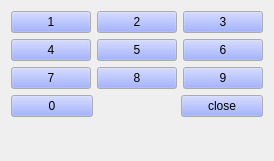
  <widget class="QWidget" name="layoutWidget_1">
   <property name="geometry">
    <rect>
     <x>293</x>
     <y>0</y>
     <width>111</width>
     <height>161</height>
    </rect>
   </property>
   <layout class="QVBoxLayout" name="verticalLayout">
    <item>
     <layout class="QGridLayout" name="gridLayout">
      <item row="2" column="2">
       <widget class="QPushButton" name="panelButton_9">
        <property name="sizePolicy">
         <sizepolicy hsizetype="Expanding" vsizetype="Expanding">
          <horstretch>0</horstretch>
          <verstretch>0</verstretch>
         </sizepolicy>
        </property>
        <property name="minimumSize">
         <size>
          <width>0</width>
          <height>0</height>
         </size>
        </property>
        <property name="palette">
         <palette>
          <active>
           <colorrole role="Button">
            <brush brushstyle="SolidPattern">
             <color alpha="255">
              <red>131</red>
              <green>150</green>
              <blue>255</blue>
             </color>
            </brush>
           </colorrole>
           <colorrole role="Shadow">
            <brush brushstyle="SolidPattern">
             <color alpha="255">
              <red>170</red>
              <green>2</green>
              <blue>4</blue>
             </color>
            </brush>
           </colorrole>
          </active>
          <inactive>
           <colorrole role="Button">
            <brush brushstyle="SolidPattern">
             <color alpha="255">
              <red>131</red>
              <green>150</green>
              <blue>255</blue>
             </color>
            </brush>
           </colorrole>
           <colorrole role="Shadow">
            <brush brushstyle="SolidPattern">
             <color alpha="255">
              <red>170</red>
              <green>2</green>
              <blue>4</blue>
             </color>
            </brush>
           </colorrole>
          </inactive>
          <disabled>
           <colorrole role="Button">
            <brush brushstyle="SolidPattern">
             <color alpha="255">
              <red>131</red>
              <green>150</green>
              <blue>255</blue>
             </color>
            </brush>
           </colorrole>
           <colorrole role="Shadow">
            <brush brushstyle="SolidPattern">
             <color alpha="255">
              <red>170</red>
              <green>2</green>
              <blue>4</blue>
             </color>
            </brush>
           </colorrole>
          </disabled>
         </palette>
        </property>
        <property name="focusPolicy">
         <enum>Qt::NoFocus</enum>
        </property>
        <property name="text">
         <string>9</string>
        </property>
        <property name="checkable">
         <bool>false</bool>
        </property>
        <property name="lylbuttonValue" stdset="0">
         <number>57</number>
        </property>
       </widget>
      </item>
      <item row="1" column="0">
       <widget class="QPushButton" name="panelButton_4">
        <property name="sizePolicy">
         <sizepolicy hsizetype="Expanding" vsizetype="Expanding">
          <horstretch>0</horstretch>
          <verstretch>0</verstretch>
         </sizepolicy>
        </property>
        <property name="minimumSize">
         <size>
          <width>0</width>
          <height>0</height>
         </size>
        </property>
        <property name="palette">
         <palette>
          <active>
           <colorrole role="Button">
            <brush brushstyle="SolidPattern">
             <color alpha="255">
              <red>131</red>
              <green>150</green>
              <blue>255</blue>
             </color>
            </brush>
           </colorrole>
           <colorrole role="Shadow">
            <brush brushstyle="SolidPattern">
             <color alpha="255">
              <red>170</red>
              <green>2</green>
              <blue>4</blue>
             </color>
            </brush>
           </colorrole>
          </active>
          <inactive>
           <colorrole role="Button">
            <brush brushstyle="SolidPattern">
             <color alpha="255">
              <red>131</red>
              <green>150</green>
              <blue>255</blue>
             </color>
            </brush>
           </colorrole>
           <colorrole role="Shadow">
            <brush brushstyle="SolidPattern">
             <color alpha="255">
              <red>170</red>
              <green>2</green>
              <blue>4</blue>
             </color>
            </brush>
           </colorrole>
          </inactive>
          <disabled>
           <colorrole role="Button">
            <brush brushstyle="SolidPattern">
             <color alpha="255">
              <red>131</red>
              <green>150</green>
              <blue>255</blue>
             </color>
            </brush>
           </colorrole>
           <colorrole role="Shadow">
            <brush brushstyle="SolidPattern">
             <color alpha="255">
              <red>170</red>
              <green>2</green>
              <blue>4</blue>
             </color>
            </brush>
           </colorrole>
          </disabled>
         </palette>
        </property>
        <property name="focusPolicy">
         <enum>Qt::NoFocus</enum>
        </property>
        <property name="text">
         <string>4</string>
        </property>
        <property name="checkable">
         <bool>false</bool>
        </property>
        <property name="lylbuttonValue" stdset="0">
         <number>52</number>
        </property>
       </widget>
      </item>
      <item row="1" column="1">
       <widget class="QPushButton" name="panelButton_5">
        <property name="sizePolicy">
         <sizepolicy hsizetype="Expanding" vsizetype="Expanding">
          <horstretch>0</horstretch>
          <verstretch>0</verstretch>
         </sizepolicy>
        </property>
        <property name="minimumSize">
         <size>
          <width>0</width>
          <height>0</height>
         </size>
        </property>
        <property name="palette">
         <palette>
          <active>
           <colorrole role="Button">
            <brush brushstyle="SolidPattern">
             <color alpha="255">
              <red>131</red>
              <green>150</green>
              <blue>255</blue>
             </color>
            </brush>
           </colorrole>
           <colorrole role="Shadow">
            <brush brushstyle="SolidPattern">
             <color alpha="255">
              <red>170</red>
              <green>2</green>
              <blue>4</blue>
             </color>
            </brush>
           </colorrole>
          </active>
          <inactive>
           <colorrole role="Button">
            <brush brushstyle="SolidPattern">
             <color alpha="255">
              <red>131</red>
              <green>150</green>
              <blue>255</blue>
             </color>
            </brush>
           </colorrole>
           <colorrole role="Shadow">
            <brush brushstyle="SolidPattern">
             <color alpha="255">
              <red>170</red>
              <green>2</green>
              <blue>4</blue>
             </color>
            </brush>
           </colorrole>
          </inactive>
          <disabled>
           <colorrole role="Button">
            <brush brushstyle="SolidPattern">
             <color alpha="255">
              <red>131</red>
              <green>150</green>
              <blue>255</blue>
             </color>
            </brush>
           </colorrole>
           <colorrole role="Shadow">
            <brush brushstyle="SolidPattern">
             <color alpha="255">
              <red>170</red>
              <green>2</green>
              <blue>4</blue>
             </color>
            </brush>
           </colorrole>
          </disabled>
         </palette>
        </property>
        <property name="focusPolicy">
         <enum>Qt::NoFocus</enum>
        </property>
        <property name="text">
         <string>5</string>
        </property>
        <property name="checkable">
         <bool>false</bool>
        </property>
        <property name="lylbuttonValue" stdset="0">
         <number>53</number>
        </property>
       </widget>
      </item>
      <item row="1" column="2">
       <widget class="QPushButton" name="panelButton_6">
        <property name="sizePolicy">
         <sizepolicy hsizetype="Expanding" vsizetype="Expanding">
          <horstretch>0</horstretch>
          <verstretch>0</verstretch>
         </sizepolicy>
        </property>
        <property name="minimumSize">
         <size>
          <width>0</width>
          <height>0</height>
         </size>
        </property>
        <property name="palette">
         <palette>
          <active>
           <colorrole role="Button">
            <brush brushstyle="SolidPattern">
             <color alpha="255">
              <red>131</red>
              <green>150</green>
              <blue>255</blue>
             </color>
            </brush>
           </colorrole>
           <colorrole role="Shadow">
            <brush brushstyle="SolidPattern">
             <color alpha="255">
              <red>170</red>
              <green>2</green>
              <blue>4</blue>
             </color>
            </brush>
           </colorrole>
          </active>
          <inactive>
           <colorrole role="Button">
            <brush brushstyle="SolidPattern">
             <color alpha="255">
              <red>131</red>
              <green>150</green>
              <blue>255</blue>
             </color>
            </brush>
           </colorrole>
           <colorrole role="Shadow">
            <brush brushstyle="SolidPattern">
             <color alpha="255">
              <red>170</red>
              <green>2</green>
              <blue>4</blue>
             </color>
            </brush>
           </colorrole>
          </inactive>
          <disabled>
           <colorrole role="Button">
            <brush brushstyle="SolidPattern">
             <color alpha="255">
              <red>131</red>
              <green>150</green>
              <blue>255</blue>
             </color>
            </brush>
           </colorrole>
           <colorrole role="Shadow">
            <brush brushstyle="SolidPattern">
             <color alpha="255">
              <red>170</red>
              <green>2</green>
              <blue>4</blue>
             </color>
            </brush>
           </colorrole>
          </disabled>
         </palette>
        </property>
        <property name="focusPolicy">
         <enum>Qt::NoFocus</enum>
        </property>
        <property name="text">
         <string>6</string>
        </property>
        <property name="checkable">
         <bool>false</bool>
        </property>
        <property name="lylbuttonValue" stdset="0">
         <number>54</number>
        </property>
       </widget>
      </item>
      <item row="0" column="1">
       <widget class="QPushButton" name="panelButton_2">
        <property name="sizePolicy">
         <sizepolicy hsizetype="Expanding" vsizetype="Expanding">
          <horstretch>0</horstretch>
          <verstretch>0</verstretch>
         </sizepolicy>
        </property>
        <property name="minimumSize">
         <size>
          <width>0</width>
          <height>0</height>
         </size>
        </property>
        <property name="palette">
         <palette>
          <active>
           <colorrole role="Button">
            <brush brushstyle="SolidPattern">
             <color alpha="255">
              <red>131</red>
              <green>150</green>
              <blue>255</blue>
             </color>
            </brush>
           </colorrole>
           <colorrole role="Shadow">
            <brush brushstyle="SolidPattern">
             <color alpha="255">
              <red>170</red>
              <green>2</green>
              <blue>4</blue>
             </color>
            </brush>
           </colorrole>
          </active>
          <inactive>
           <colorrole role="Button">
            <brush brushstyle="SolidPattern">
             <color alpha="255">
              <red>131</red>
              <green>150</green>
              <blue>255</blue>
             </color>
            </brush>
           </colorrole>
           <colorrole role="Shadow">
            <brush brushstyle="SolidPattern">
             <color alpha="255">
              <red>170</red>
              <green>2</green>
              <blue>4</blue>
             </color>
            </brush>
           </colorrole>
          </inactive>
          <disabled>
           <colorrole role="Button">
            <brush brushstyle="SolidPattern">
             <color alpha="255">
              <red>131</red>
              <green>150</green>
              <blue>255</blue>
             </color>
            </brush>
           </colorrole>
           <colorrole role="Shadow">
            <brush brushstyle="SolidPattern">
             <color alpha="255">
              <red>170</red>
              <green>2</green>
              <blue>4</blue>
             </color>
            </brush>
           </colorrole>
          </disabled>
         </palette>
        </property>
        <property name="focusPolicy">
         <enum>Qt::NoFocus</enum>
        </property>
        <property name="text">
         <string>2</string>
        </property>
        <property name="checkable">
         <bool>false</bool>
        </property>
        <property name="lylbuttonValue" stdset="0">
         <number>50</number>
        </property>
       </widget>
      </item>
      <item row="0" column="2">
       <widget class="QPushButton" name="panelButton_3">
        <property name="sizePolicy">
         <sizepolicy hsizetype="Expanding" vsizetype="Expanding">
          <horstretch>0</horstretch>
          <verstretch>0</verstretch>
         </sizepolicy>
        </property>
        <property name="minimumSize">
         <size>
          <width>0</width>
          <height>0</height>
         </size>
        </property>
        <property name="palette">
         <palette>
          <active>
           <colorrole role="Button">
            <brush brushstyle="SolidPattern">
             <color alpha="255">
              <red>131</red>
              <green>150</green>
              <blue>255</blue>
             </color>
            </brush>
           </colorrole>
           <colorrole role="Shadow">
            <brush brushstyle="SolidPattern">
             <color alpha="255">
              <red>170</red>
              <green>2</green>
              <blue>4</blue>
             </color>
            </brush>
           </colorrole>
          </active>
          <inactive>
           <colorrole role="Button">
            <brush brushstyle="SolidPattern">
             <color alpha="255">
              <red>131</red>
              <green>150</green>
              <blue>255</blue>
             </color>
            </brush>
           </colorrole>
           <colorrole role="Shadow">
            <brush brushstyle="SolidPattern">
             <color alpha="255">
              <red>170</red>
              <green>2</green>
              <blue>4</blue>
             </color>
            </brush>
           </colorrole>
          </inactive>
          <disabled>
           <colorrole role="Button">
            <brush brushstyle="SolidPattern">
             <color alpha="255">
              <red>131</red>
              <green>150</green>
              <blue>255</blue>
             </color>
            </brush>
           </colorrole>
           <colorrole role="Shadow">
            <brush brushstyle="SolidPattern">
             <color alpha="255">
              <red>170</red>
              <green>2</green>
              <blue>4</blue>
             </color>
            </brush>
           </colorrole>
          </disabled>
         </palette>
        </property>
        <property name="focusPolicy">
         <enum>Qt::NoFocus</enum>
        </property>
        <property name="text">
         <string>3</string>
        </property>
        <property name="checkable">
         <bool>false</bool>
        </property>
        <property name="lylbuttonValue" stdset="0">
         <number>51</number>
        </property>
       </widget>
      </item>
      <item row="0" column="0">
       <widget class="QPushButton" name="panelButton_1">
        <property name="sizePolicy">
         <sizepolicy hsizetype="Expanding" vsizetype="Expanding">
          <horstretch>0</horstretch>
          <verstretch>0</verstretch>
         </sizepolicy>
        </property>
        <property name="minimumSize">
         <size>
          <width>0</width>
          <height>0</height>
         </size>
        </property>
        <property name="palette">
         <palette>
          <active>
           <colorrole role="Button">
            <brush brushstyle="SolidPattern">
             <color alpha="255">
              <red>131</red>
              <green>150</green>
              <blue>255</blue>
             </color>
            </brush>
           </colorrole>
           <colorrole role="Shadow">
            <brush brushstyle="SolidPattern">
             <color alpha="255">
              <red>170</red>
              <green>2</green>
              <blue>4</blue>
             </color>
            </brush>
           </colorrole>
          </active>
          <inactive>
           <colorrole role="Button">
            <brush brushstyle="SolidPattern">
             <color alpha="255">
              <red>131</red>
              <green>150</green>
              <blue>255</blue>
             </color>
            </brush>
           </colorrole>
           <colorrole role="Shadow">
            <brush brushstyle="SolidPattern">
             <color alpha="255">
              <red>170</red>
              <green>2</green>
              <blue>4</blue>
             </color>
            </brush>
           </colorrole>
          </inactive>
          <disabled>
           <colorrole role="Button">
            <brush brushstyle="SolidPattern">
             <color alpha="255">
              <red>131</red>
              <green>150</green>
              <blue>255</blue>
             </color>
            </brush>
           </colorrole>
           <colorrole role="Shadow">
            <brush brushstyle="SolidPattern">
             <color alpha="255">
              <red>170</red>
              <green>2</green>
              <blue>4</blue>
             </color>
            </brush>
           </colorrole>
          </disabled>
         </palette>
        </property>
        <property name="focusPolicy">
         <enum>Qt::NoFocus</enum>
        </property>
        <property name="text">
         <string>1</string>
        </property>
        <property name="checkable">
         <bool>false</bool>
        </property>
        <property name="lylbuttonValue" stdset="0">
         <number>49</number>
        </property>
       </widget>
      </item>
      <item row="2" column="0">
       <widget class="QPushButton" name="panelButton_7">
        <property name="sizePolicy">
         <sizepolicy hsizetype="Expanding" vsizetype="Expanding">
          <horstretch>0</horstretch>
          <verstretch>0</verstretch>
         </sizepolicy>
        </property>
        <property name="minimumSize">
         <size>
          <width>0</width>
          <height>0</height>
         </size>
        </property>
        <property name="palette">
         <palette>
          <active>
           <colorrole role="Button">
            <brush brushstyle="SolidPattern">
             <color alpha="255">
              <red>131</red>
              <green>150</green>
              <blue>255</blue>
             </color>
            </brush>
           </colorrole>
           <colorrole role="Shadow">
            <brush brushstyle="SolidPattern">
             <color alpha="255">
              <red>170</red>
              <green>2</green>
              <blue>4</blue>
             </color>
            </brush>
           </colorrole>
          </active>
          <inactive>
           <colorrole role="Button">
            <brush brushstyle="SolidPattern">
             <color alpha="255">
              <red>131</red>
              <green>150</green>
              <blue>255</blue>
             </color>
            </brush>
           </colorrole>
           <colorrole role="Shadow">
            <brush brushstyle="SolidPattern">
             <color alpha="255">
              <red>170</red>
              <green>2</green>
              <blue>4</blue>
             </color>
            </brush>
           </colorrole>
          </inactive>
          <disabled>
           <colorrole role="Button">
            <brush brushstyle="SolidPattern">
             <color alpha="255">
              <red>131</red>
              <green>150</green>
              <blue>255</blue>
             </color>
            </brush>
           </colorrole>
           <colorrole role="Shadow">
            <brush brushstyle="SolidPattern">
             <color alpha="255">
              <red>170</red>
              <green>2</green>
              <blue>4</blue>
             </color>
            </brush>
           </colorrole>
          </disabled>
         </palette>
        </property>
        <property name="focusPolicy">
         <enum>Qt::NoFocus</enum>
        </property>
        <property name="text">
         <string>7</string>
        </property>
        <property name="checkable">
         <bool>false</bool>
        </property>
        <property name="lylbuttonValue" stdset="0">
         <number>55</number>
        </property>
       </widget>
      </item>
      <item row="2" column="1">
       <widget class="QPushButton" name="panelButton_8">
        <property name="sizePolicy">
         <sizepolicy hsizetype="Expanding" vsizetype="Expanding">
          <horstretch>0</horstretch>
          <verstretch>0</verstretch>
         </sizepolicy>
        </property>
        <property name="minimumSize">
         <size>
          <width>0</width>
          <height>0</height>
         </size>
        </property>
        <property name="palette">
         <palette>
          <active>
           <colorrole role="Button">
            <brush brushstyle="SolidPattern">
             <color alpha="255">
              <red>131</red>
              <green>150</green>
              <blue>255</blue>
             </color>
            </brush>
           </colorrole>
           <colorrole role="Shadow">
            <brush brushstyle="SolidPattern">
             <color alpha="255">
              <red>170</red>
              <green>2</green>
              <blue>4</blue>
             </color>
            </brush>
           </colorrole>
          </active>
          <inactive>
           <colorrole role="Button">
            <brush brushstyle="SolidPattern">
             <color alpha="255">
              <red>131</red>
              <green>150</green>
              <blue>255</blue>
             </color>
            </brush>
           </colorrole>
           <colorrole role="Shadow">
            <brush brushstyle="SolidPattern">
             <color alpha="255">
              <red>170</red>
              <green>2</green>
              <blue>4</blue>
             </color>
            </brush>
           </colorrole>
          </inactive>
          <disabled>
           <colorrole role="Button">
            <brush brushstyle="SolidPattern">
             <color alpha="255">
              <red>131</red>
              <green>150</green>
              <blue>255</blue>
             </color>
            </brush>
           </colorrole>
           <colorrole role="Shadow">
            <brush brushstyle="SolidPattern">
             <color alpha="255">
              <red>170</red>
              <green>2</green>
              <blue>4</blue>
             </color>
            </brush>
           </colorrole>
          </disabled>
         </palette>
        </property>
        <property name="focusPolicy">
         <enum>Qt::NoFocus</enum>
        </property>
        <property name="text">
         <string>8</string>
        </property>
        <property name="checkable">
         <bool>false</bool>
        </property>
        <property name="lylbuttonValue" stdset="0">
         <number>56</number>
        </property>
       </widget>
      </item>
     </layout>
    </item>
    <item>
     <layout class="QHBoxLayout" name="horizontalLayout">
      <item>
       <widget class="QPushButton" name="panelButton_0">
        <property name="sizePolicy">
         <sizepolicy hsizetype="Expanding" vsizetype="Expanding">
          <horstretch>0</horstretch>
          <verstretch>0</verstretch>
         </sizepolicy>
        </property>
        <property name="minimumSize">
         <size>
          <width>0</width>
          <height>0</height>
         </size>
        </property>
        <property name="palette">
         <palette>
          <active>
           <colorrole role="Button">
            <brush brushstyle="SolidPattern">
             <color alpha="255">
              <red>131</red>
              <green>150</green>
              <blue>255</blue>
             </color>
            </brush>
           </colorrole>
           <colorrole role="Shadow">
            <brush brushstyle="SolidPattern">
             <color alpha="255">
              <red>170</red>
              <green>2</green>
              <blue>4</blue>
             </color>
            </brush>
           </colorrole>
          </active>
          <inactive>
           <colorrole role="Button">
            <brush brushstyle="SolidPattern">
             <color alpha="255">
              <red>131</red>
              <green>150</green>
              <blue>255</blue>
             </color>
            </brush>
           </colorrole>
           <colorrole role="Shadow">
            <brush brushstyle="SolidPattern">
             <color alpha="255">
              <red>170</red>
              <green>2</green>
              <blue>4</blue>
             </color>
            </brush>
           </colorrole>
          </inactive>
          <disabled>
           <colorrole role="Button">
            <brush brushstyle="SolidPattern">
             <color alpha="255">
              <red>131</red>
              <green>150</green>
              <blue>255</blue>
             </color>
            </brush>
           </colorrole>
           <colorrole role="Shadow">
            <brush brushstyle="SolidPattern">
             <color alpha="255">
              <red>170</red>
              <green>2</green>
              <blue>4</blue>
             </color>
            </brush>
           </colorrole>
          </disabled>
         </palette>
        </property>
        <property name="focusPolicy">
         <enum>Qt::NoFocus</enum>
        </property>
        <property name="text">
         <string>0</string>
        </property>
        <property name="checkable">
         <bool>false</bool>
        </property>
        <property name="lylbuttonValue" stdset="0">
         <number>48</number>
        </property>
       </widget>
      </item>
      <item>
       <spacer name="horizontalSpacer">
        <property name="orientation">
         <enum>Qt::Horizontal</enum>
        </property>
        <property name="sizeHint" stdset="0">
         <size>
          <width>40</width>
          <height>20</height>
         </size>
        </property>
       </spacer>
      </item>
      <item>
       <widget class="QPushButton" name="closeBtn">
        <property name="sizePolicy">
         <sizepolicy hsizetype="Expanding" vsizetype="Expanding">
          <horstretch>0</horstretch>
          <verstretch>0</verstretch>
         </sizepolicy>
        </property>
        <property name="minimumSize">
         <size>
          <width>0</width>
          <height>0</height>
         </size>
        </property>
        <property name="palette">
         <palette>
          <active>
           <colorrole role="Button">
            <brush brushstyle="SolidPattern">
             <color alpha="255">
              <red>131</red>
              <green>150</green>
              <blue>255</blue>
             </color>
            </brush>
           </colorrole>
           <colorrole role="Shadow">
            <brush brushstyle="SolidPattern">
             <color alpha="255">
              <red>170</red>
              <green>2</green>
              <blue>4</blue>
             </color>
            </brush>
           </colorrole>
          </active>
          <inactive>
           <colorrole role="Button">
            <brush brushstyle="SolidPattern">
             <color alpha="255">
              <red>131</red>
              <green>150</green>
              <blue>255</blue>
             </color>
            </brush>
           </colorrole>
           <colorrole role="Shadow">
            <brush brushstyle="SolidPattern">
             <color alpha="255">
              <red>170</red>
              <green>2</green>
              <blue>4</blue>
             </color>
            </brush>
           </colorrole>
          </inactive>
          <disabled>
           <colorrole role="Button">
            <brush brushstyle="SolidPattern">
             <color alpha="255">
              <red>131</red>
              <green>150</green>
              <blue>255</blue>
             </color>
            </brush>
           </colorrole>
           <colorrole role="Shadow">
            <brush brushstyle="SolidPattern">
             <color alpha="255">
              <red>170</red>
              <green>2</green>
              <blue>4</blue>
             </color>
            </brush>
           </colorrole>
          </disabled>
         </palette>
        </property>
        <property name="focusPolicy">
         <enum>Qt::NoFocus</enum>
        </property>
        <property name="text">
         <string>close</string>
        </property>
        <property name="checkable">
         <bool>false</bool>
        </property>
        <property name="lylbuttonValue" stdset="0">
         <char>
          <unicode>48</unicode>
         </char>
        </property>
       </widget>
      </item>
     </layout>
    </item>
    <item>
     <spacer name="verticalSpacer">
      <property name="orientation">
       <enum>Qt::Vertical</enum>
      </property>
      <property name="sizeHint" stdset="0">
       <size>
        <width>20</width>
        <height>40</height>
       </size>
      </property>
     </spacer>
    </item>
   </layout>
  </widget>
